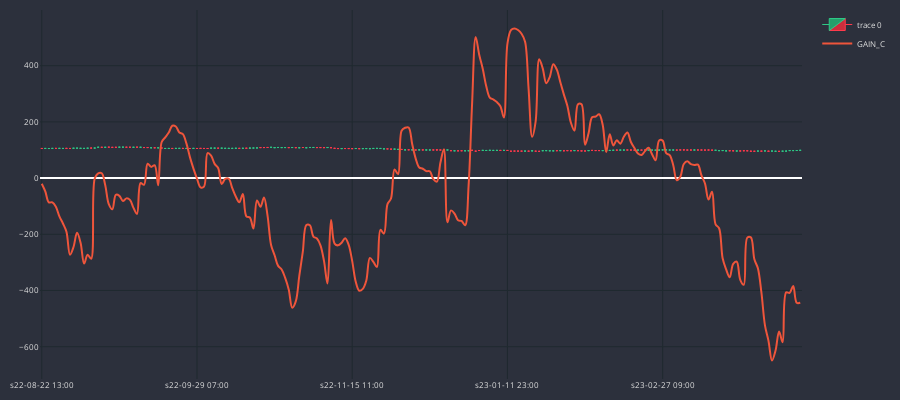

Here is the notebook cell this chart was saved with:
### Code cell
cp = CandlePlot(df_gains, candles=True)
cp.show_plot(line_traces=['GAIN_C'])

### Figure 1 — Plotly figure (JSON) as saved in the notebook; plotly's stock layout.template omitted (floating-point values rounded to 4 significant figures; data arrays with more than 128 entries replaced by an {"elided": "..."} marker saying what was removed)
{"data": [{"close": {"elided": "216 float values"}, "decreasing": {"fillcolor": "#CC2E3C", "line": {"color": "#FF3A4C"}}, "high": {"elided": "216 float values"}, "increasing": {"fillcolor": "#24A06B", "line": {"color": "#2EC886"}}, "line": {"width": 1}, "low": {"elided": "216 float values"}, "opacity": 1, "open": {"elided": "216 float values"}, "type": "candlestick", "x": {"elided": "216 str values"}}, {"line": {"shape": "spline", "width": 2}, "name": "GAIN_C", "type": "scatter", "x": {"elided": "216 str values"}, "y": {"elided": "216 float values"}}], "layout": {"font": {"color": "#e1e1e1", "size": 8}, "height": 400, "margin": {"b": 10, "l": 10, "r": 10, "t": 10}, "paper_bgcolor": "#2c303c", "plot_bgcolor": "#2c303c", "width": 900, "xaxis": {"gridcolor": "#1f292f", "nticks": 5, "rangeslider": {"visible": false}}, "yaxis": {"gridcolor": "#1f292f"}}}
